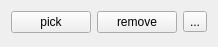
<?xml version="1.0" encoding="UTF-8"?>
<ui version="4.0">
 <class>LabelingUI</class>
 <widget class="QWidget" name="LabelingUI">
  <property name="geometry">
   <rect>
    <x>0</x>
    <y>0</y>
    <width>217</width>
    <height>47</height>
   </rect>
  </property>
  <property name="windowTitle">
   <string>Form</string>
  </property>
  <layout class="QGridLayout" name="gridLayout_2">
   <item row="0" column="2">
    <widget class="QPushButton" name="btnRemove">
     <property name="sizePolicy">
      <sizepolicy hsizetype="Preferred" vsizetype="Preferred">
       <horstretch>0</horstretch>
       <verstretch>0</verstretch>
      </sizepolicy>
     </property>
     <property name="text">
      <string>remove</string>
     </property>
    </widget>
   </item>
   <item row="1" column="0">
    <spacer name="verticalSpacer">
     <property name="orientation">
      <enum>Qt::Vertical</enum>
     </property>
     <property name="sizeHint" stdset="0">
      <size>
       <width>20</width>
       <height>40</height>
      </size>
     </property>
    </spacer>
   </item>
   <item row="0" column="0" colspan="2">
    <widget class="QPushButton" name="btnPickPoint">
     <property name="sizePolicy">
      <sizepolicy hsizetype="Preferred" vsizetype="Preferred">
       <horstretch>0</horstretch>
       <verstretch>0</verstretch>
      </sizepolicy>
     </property>
     <property name="text">
      <string>pick</string>
     </property>
     <property name="flat">
      <bool>false</bool>
     </property>
    </widget>
   </item>
   <item row="0" column="3">
    <widget class="QToolButton" name="btnShowClassifications">
     <property name="text">
      <string>...</string>
     </property>
    </widget>
   </item>
  </layout>
 </widget>
 <resources/>
 <connections/>
</ui>
